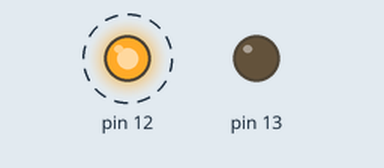
Recording of a sketch running on a simulated Arduino Uno, built with avr-gcc and run on an emulated ATmega328P. Shown: output pins drawn as LEDs (lit = HIGH). Dashed ring = blinking.

Above: at 0.2 s.
At 4.2 s:
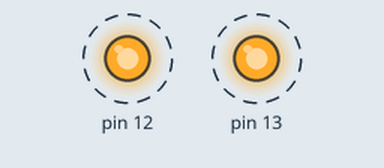
Timing chart, 0 to 4.6 s (numbered marks = the images above):
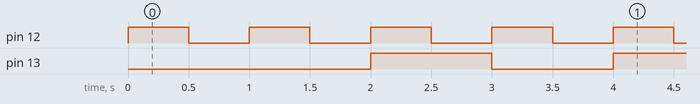

The sketch:

interrupts_in_arduino.ino
```cpp
#include<TimerOne.h>
int state = 0;
void setup() {
  // put your setup code here, to run once:
pinMode(13,OUTPUT);
pinMode(12,OUTPUT);
Timer1.initialize(1000000);//microsecond for 1 second
Timer1.attachInterrupt(icr);
}

void loop() {
  // put your main code here, to run repeatedly:
 digitalWrite(12,1);
 delay(500);
 digitalWrite(12,0);
 delay(500);
}
void icr(){
 if (state == 0) {
  digitalWrite(13,0);
  state = 1;
  return;
 }
 if(state == 1) {
  digitalWrite(13,1);
  state = 0;
  return;
 }
}
```

Measured:
- by itself, pin 12: alternates HIGH for 0.50 s and LOW for 0.50 s
- by itself, pin 13: alternates HIGH for 1.0 s and LOW for 1.0 s
- by itself, everything shown: repeats every 16.0 s, in 48 steps
